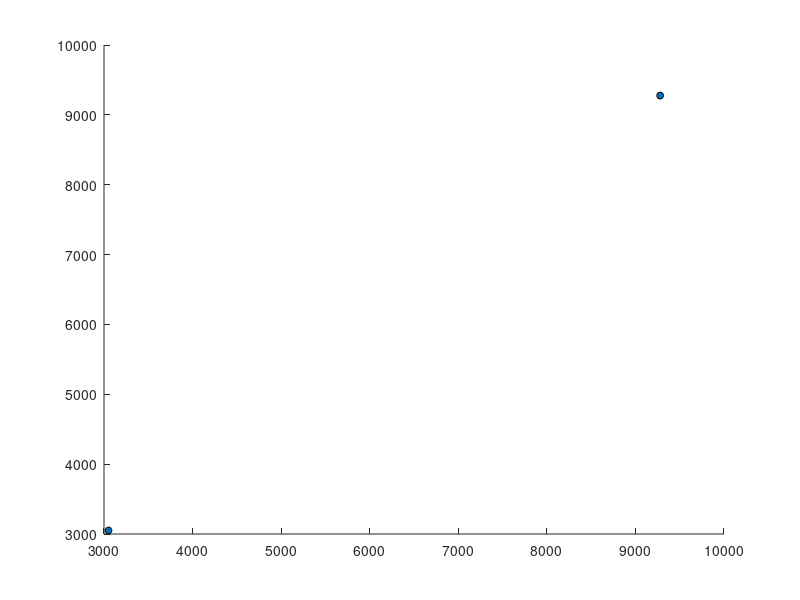

Source code (MATLAB): (Note: this script raises an error after producing the figure.)
%% Load data

pr_fit_hr = dlmread("14K_fitness_highres.txt")';
pr_fit = dlmread("14K_fitness.txt")';
pr_param = dlmread("14K_params.txt");
mc1_fit = dlmread("14K_monteCarlo-1000_fitness.txt");
mc2_fit = dlmread("14K_monteCarlo-4000_fitness.txt");
mc1_param = dlmread("14K_monteCarlo-1000_params.txt");
mc2_param = dlmread("14K_monteCarlo-4000_params.txt");

%% Simple pareto front
figure;
scatter(pr_fit(:,2), pr_fit(:, 1), 25,'filled', 'MarkerEdgeColor', [0, 0, 0])
hold on
p3 = scatter([pr_fit(105, 2)], [pr_fit(105, 1)], 'xg');


grid on
legend("Pareto front", "Selected individual")
xlabel("Maximum GDOP [-]")
ylabel("Mean GDOP [-]")
% xlim([0, 1.5e4])
% title("Comparison of Pareto frontier with Monte-Carlo solutions")


%% Compare optimization results to monte-carlo to check convergence

figure;
scatter(pr_fit(:,2), pr_fit(:, 1), 25,'filled', 'MarkerEdgeColor', [0, 0, 0])
hold on
scatter([mc1_fit(2, :), mc2_fit(2, :)], [mc1_fit(1, :), mc2_fit(1, :)], '.', 'MarkerFaceColor',[.7 .07 .0])


legend("Pareto front", "Monte-Carlo")
grid on
xlabel("Maximum GDOP [-]")
ylabel("Mean GDOP [-]")
xlim([0, 1e5])
title("Comparison of Pareto frontier with Monte-Carlo solutions")

%% Compare optimization results to high resolution re-runs to check sensitivity to the time spacing.

figure;
hold on;
for i = 1:size(pr_fit, 1)
   plot([pr_fit(i, 2), pr_fit_hr(i, 2)], [pr_fit(i, 1), pr_fit_hr(i, 1)] , 'color', [0, 0, 0])
end
p1 = scatter(pr_fit(:,2), pr_fit(:, 1), 25,'filled', 'MarkerFaceColor',[0 0.4470 0.7410], 'MarkerEdgeColor', [0, 0, 0]);
p2 = scatter(pr_fit_hr(:,2), pr_fit_hr(:, 1), 25,'filled', 'MarkerFaceColor',[0.6350 0.0780 0.1840], 'MarkerEdgeColor', [0, 0, 0]);
p3 = scatter([pr_fit(105, 2), pr_fit(60, 2)], [pr_fit(105,1), pr_fit(60, 1)], 'xg');

legend([p1 p2 p3], {'dt = 200', 'dt = 10', 'selected'})
grid on
xlabel("Maximum GDOP [-]")
ylabel("Mean GDOP [-]")
title("Sensitivity to solution resolution")

hold off;
magnifyOnFigure;
disp('Press a key...')
pause;

% Select number: 105 (actual solution, inclined); 60 (comparison, low_inc)


%% Plot design parameter plots

figure;
subplot(2, 2, 1)
scatter(rad2deg((pr_param(:,1)-0.5) * (pi/2)), pr_fit(:,1), 25,'filled', 'MarkerEdgeColor', [0, 0, 0])
hold on
scatter([rad2deg((pr_param(105,1)-0.5) * (pi/2)), rad2deg((pr_param(60,1)-0.5) * (pi/2))], [pr_fit(105,1), pr_fit(60, 1)], 'xg')
% scatter(rad2deg((mc1_param(1, 589)-0.5) * (pi/2)), mc1_fit(1, 589), 25,'filled', 'MarkerFaceColor',[.07 .7 .0], 'MarkerEdgeColor', [0, 0, 0])
% scatter(rad2deg((mc2_param(1, 2144)-0.5) * (pi/2)), mc2_fit(1, 2144), 25,'filled', 'MarkerFaceColor',[.07 .7 .0], 'MarkerEdgeColor', [0, 0, 0])
disp(pr_param(105,:))
disp(pr_param(60, :))


grid on
ylabel("Mean GDOP [-]")
xlabel("\Deltai_1 [deg]")

subplot(2, 2, 2)
scatter(rad2deg((pr_param(:,2)-0.5) * (pi/2)), pr_fit(:,1), 25,'filled', 'MarkerEdgeColor', [0, 0, 0])
hold on
scatter([rad2deg((pr_param(105,2)-0.5) * (pi/2)), rad2deg((pr_param(60,2)-0.5) * (pi/2))], [pr_fit(105,1), pr_fit(60, 1)], 'xg')
% scatter(rad2deg((mc1_param(2, 589)-0.5) * (pi/2)), mc1_fit(1, 589), 25,'filled', 'MarkerFaceColor',[.07 .7 .0], 'MarkerEdgeColor', [0, 0, 0])
% scatter(rad2deg((mc2_param(2, 2144)-0.5) * (pi/2)), mc2_fit(1, 2144), 25,'filled', 'MarkerFaceColor',[.07 .7 .0], 'MarkerEdgeColor', [0, 0, 0])

grid on
ylabel("Mean GDOP [-]")
xlabel("\Deltai_2 [deg]")

subplot(2, 2, 3)
scatter(rad2deg(pr_param(:,3)* (2/3) * pi), pr_fit(:,1), 25,'filled', 'MarkerEdgeColor', [0, 0, 0])
hold on
scatter([rad2deg(pr_param(105,3)* (2/3) * pi), rad2deg(pr_param(60,3)* (2/3) * pi)], [pr_fit(105,1), pr_fit(60, 1)], 'xg')
% scatter(rad2deg((mc1_param(3, 589)-0.5) * (pi/2)), mc1_fit(1, 589), 25,'filled', 'MarkerFaceColor',[.07 .7 .0], 'MarkerEdgeColor', [0, 0, 0])
% scatter(rad2deg((mc2_param(3, 2144)-0.5) * (pi/2)), mc2_fit(1, 2144), 25,'filled', 'MarkerFaceColor',[.07 .7 .0], 'MarkerEdgeColor', [0, 0, 0])

grid on
ylabel("Mean GDOP [-]")
xlabel("\Delta\theta_2 [deg]")

subplot(2, 2, 4)
scatter(rad2deg(pr_param(:,4) * (2/3) * pi), pr_fit(:,1), 25,'filled', 'MarkerEdgeColor', [0, 0, 0])
hold on
scatter([rad2deg(pr_param(105,4)* (2/3) * pi), rad2deg(pr_param(60,4)* (2/3) * pi)], [pr_fit(105,1), pr_fit(60, 1)], 'xg')
% scatter(rad2deg((mc1_param(4, 589)-0.5) * (pi/2)), mc1_fit(1, 589), 25,'filled', 'MarkerFaceColor',[.07 .7 .0], 'MarkerEdgeColor', [0, 0, 0])
% scatter(rad2deg((mc2_param(4, 2144)-0.5) * (pi/2)), mc2_fit(1, 2144), 25,'filled', 'MarkerFaceColor',[.07 .7 .0], 'MarkerEdgeColor', [0, 0, 0])

grid on
ylabel("Mean GDOP [-]")
xlabel("\Delta\theta_3 [deg]")
